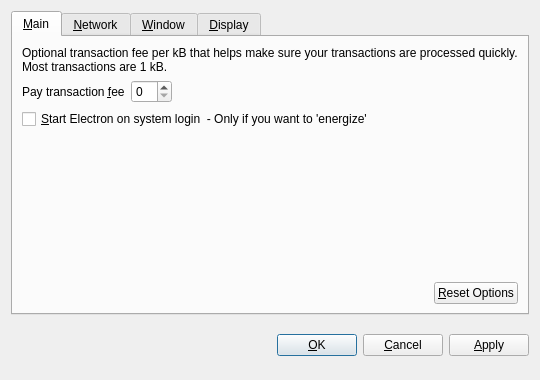
<?xml version="1.0" encoding="UTF-8"?>
<ui version="4.0">
 <class>OptionsDialog</class>
 <widget class="QDialog" name="OptionsDialog">
  <property name="geometry">
   <rect>
    <x>0</x>
    <y>0</y>
    <width>540</width>
    <height>380</height>
   </rect>
  </property>
  <property name="windowTitle">
   <string>Options</string>
  </property>
  <property name="modal">
   <bool>true</bool>
  </property>
  <layout class="QVBoxLayout" name="verticalLayout">
   <item>
    <widget class="QTabWidget" name="tabWidget">
     <property name="tabPosition">
      <enum>QTabWidget::North</enum>
     </property>
     <property name="currentIndex">
      <number>0</number>
     </property>
     <widget class="QWidget" name="tabMain">
      <attribute name="title">
       <string>&amp;Main</string>
      </attribute>
      <layout class="QVBoxLayout" name="verticalLayout_Main">
       <item>
        <widget class="QLabel" name="transactionFeeInfoLabel">
         <property name="text">
          <string>Optional transaction fee per kB that helps make sure your transactions are processed quickly. Most transactions are 1 kB.</string>
         </property>
         <property name="textFormat">
          <enum>Qt::PlainText</enum>
         </property>
         <property name="wordWrap">
          <bool>true</bool>
         </property>
        </widget>
       </item>
       <item>
        <layout class="QHBoxLayout" name="horizontalLayout_1_Main">
         <item>
          <widget class="QLabel" name="transactionFeeLabel">
           <property name="text">
            <string>Pay transaction &amp;fee</string>
           </property>
           <property name="textFormat">
            <enum>Qt::PlainText</enum>
           </property>
           <property name="buddy">
            <cstring>transactionFee</cstring>
           </property>
          </widget>
         </item>
         <item>
          <widget class="BitcoinAmountField" name="transactionFee"/>
         </item>
         <item>
          <spacer name="horizontalSpacer_1_Main">
           <property name="orientation">
            <enum>Qt::Horizontal</enum>
           </property>
           <property name="sizeHint" stdset="0">
            <size>
             <width>40</width>
             <height>20</height>
            </size>
           </property>
          </spacer>
         </item>
        </layout>
       </item>
       <item>
        <widget class="QCheckBox" name="bitcoinAtStartup">
         <property name="toolTip">
          <string>Automatically start Electron after logging in to the system.</string>
         </property>
         <property name="text">
          <string>&amp;Start Electron on system login  - Only if you want to 'energize' </string>
         </property>
        </widget>
       </item>
       <item>
        <spacer name="verticalSpacer_Main">
         <property name="orientation">
          <enum>Qt::Vertical</enum>
         </property>
         <property name="sizeHint" stdset="0">
          <size>
           <width>20</width>
           <height>40</height>
          </size>
         </property>
        </spacer>
       </item>
       <item>
        <layout class="QHBoxLayout" name="horizontalLayout_2_Main">
         <item>
          <spacer name="horizontalSpacer_2_Main">
           <property name="orientation">
            <enum>Qt::Horizontal</enum>
           </property>
           <property name="sizeHint" stdset="0">
            <size>
             <width>40</width>
             <height>20</height>
            </size>
           </property>
          </spacer>
         </item>
         <item>
          <widget class="QPushButton" name="resetButton">
           <property name="toolTip">
            <string>Reset all client options to default.</string>
           </property>
           <property name="text">
            <string>&amp;Reset Options</string>
           </property>
           <property name="autoDefault">
            <bool>false</bool>
           </property>
          </widget>
         </item>
        </layout>
       </item>
      </layout>
     </widget>
     <widget class="QWidget" name="tabNetwork">
      <attribute name="title">
       <string>&amp;Network</string>
      </attribute>
      <layout class="QVBoxLayout" name="verticalLayout_Network">
       <item>
        <widget class="QCheckBox" name="mapPortUpnp">
         <property name="toolTip">
          <string>Automatically open the Electron client port on the router. This only works when your router supports UPnP and it is enabled.</string>
         </property>
         <property name="text">
          <string>Map port using &amp;UPnP</string>
         </property>
        </widget>
       </item>
       <item>
        <widget class="QCheckBox" name="connectSocks">
         <property name="toolTip">
          <string>Connect to the Electron network through a SOCKS proxy (e.g. when connecting through Tor).</string>
         </property>
         <property name="text">
          <string>&amp;Connect through SOCKS proxy:</string>
         </property>
        </widget>
       </item>
       <item>
        <layout class="QHBoxLayout" name="horizontalLayout_Network">
         <item>
          <widget class="QLabel" name="proxyIpLabel">
           <property name="text">
            <string>Proxy &amp;IP:</string>
           </property>
           <property name="textFormat">
            <enum>Qt::PlainText</enum>
           </property>
           <property name="buddy">
            <cstring>proxyIp</cstring>
           </property>
          </widget>
         </item>
         <item>
          <widget class="QValidatedLineEdit" name="proxyIp">
           <property name="maximumSize">
            <size>
             <width>140</width>
             <height>16777215</height>
            </size>
           </property>
           <property name="toolTip">
            <string>IP address of the proxy (e.g. 127.0.0.1)</string>
           </property>
          </widget>
         </item>
         <item>
          <widget class="QLabel" name="proxyPortLabel">
           <property name="text">
            <string>&amp;Port:</string>
           </property>
           <property name="textFormat">
            <enum>Qt::PlainText</enum>
           </property>
           <property name="buddy">
            <cstring>proxyPort</cstring>
           </property>
          </widget>
         </item>
         <item>
          <widget class="QLineEdit" name="proxyPort">
           <property name="maximumSize">
            <size>
             <width>55</width>
             <height>16777215</height>
            </size>
           </property>
           <property name="toolTip">
            <string>Port of the proxy (e.g. 9050)</string>
           </property>
          </widget>
         </item>
         <item>
          <widget class="QLabel" name="socksVersionLabel">
           <property name="text">
            <string>SOCKS &amp;Version:</string>
           </property>
           <property name="textFormat">
            <enum>Qt::PlainText</enum>
           </property>
           <property name="buddy">
            <cstring>socksVersion</cstring>
           </property>
          </widget>
         </item>
         <item>
          <widget class="QValueComboBox" name="socksVersion">
           <property name="toolTip">
            <string>SOCKS version of the proxy (e.g. 5)</string>
           </property>
          </widget>
         </item>
         <item>
          <spacer name="horizontalSpacer_Network">
           <property name="orientation">
            <enum>Qt::Horizontal</enum>
           </property>
           <property name="sizeHint" stdset="0">
            <size>
             <width>40</width>
             <height>20</height>
            </size>
           </property>
          </spacer>
         </item>
        </layout>
       </item>
       <item>
        <spacer name="verticalSpacer_Network">
         <property name="orientation">
          <enum>Qt::Vertical</enum>
         </property>
         <property name="sizeHint" stdset="0">
          <size>
           <width>20</width>
           <height>40</height>
          </size>
         </property>
        </spacer>
       </item>
      </layout>
     </widget>
     <widget class="QWidget" name="tabWindow">
      <attribute name="title">
       <string>&amp;Window</string>
      </attribute>
      <layout class="QVBoxLayout" name="verticalLayout_Window">
       <item>
        <widget class="QCheckBox" name="minimizeToTray">
         <property name="toolTip">
          <string>Show only a tray icon after minimizing the window.</string>
         </property>
         <property name="text">
          <string>&amp;Minimize to the tray instead of the taskbar</string>
         </property>
        </widget>
       </item>
       <item>
        <widget class="QCheckBox" name="minimizeOnClose">
         <property name="toolTip">
          <string>Minimize instead of exit the application when the window is closed. When this option is enabled, the application will be closed only after selecting Quit in the menu.</string>
         </property>
         <property name="text">
          <string>M&amp;inimize on close</string>
         </property>
        </widget>
       </item>
       <item>
        <spacer name="verticalSpacer_Window">
         <property name="orientation">
          <enum>Qt::Vertical</enum>
         </property>
         <property name="sizeHint" stdset="0">
          <size>
           <width>20</width>
           <height>40</height>
          </size>
         </property>
        </spacer>
       </item>
      </layout>
     </widget>
     <widget class="QWidget" name="tabDisplay">
      <attribute name="title">
       <string>&amp;Display</string>
      </attribute>
      <layout class="QVBoxLayout" name="verticalLayout_Display">
       <item>
        <layout class="QHBoxLayout" name="horizontalLayout_1_Display">
         <item>
          <widget class="QLabel" name="langLabel">
           <property name="text">
            <string>User Interface &amp;language:</string>
           </property>
           <property name="textFormat">
            <enum>Qt::PlainText</enum>
           </property>
           <property name="buddy">
            <cstring>lang</cstring>
           </property>
          </widget>
         </item>
         <item>
          <widget class="QValueComboBox" name="lang">
           <property name="toolTip">
            <string>The user interface language can be set here. This setting will take effect after restarting Electron.</string>
           </property>
          </widget>
         </item>
        </layout>
       </item>
       <item>
        <layout class="QHBoxLayout" name="horizontalLayout_2_Display">
         <item>
          <widget class="QLabel" name="unitLabel">
           <property name="text">
            <string>&amp;Unit to show amounts in:</string>
           </property>
           <property name="textFormat">
            <enum>Qt::PlainText</enum>
           </property>
           <property name="buddy">
            <cstring>unit</cstring>
           </property>
          </widget>
         </item>
         <item>
          <widget class="QValueComboBox" name="unit">
           <property name="toolTip">
            <string>Choose the default subdivision unit to show in the interface and when sending coins.</string>
           </property>
          </widget>
         </item>
        </layout>
       </item>
       <item>
        <widget class="QCheckBox" name="displayAddresses">
         <property name="toolTip">
          <string>Whether to show Electron addresses in the transaction list or not.</string>
         </property>
         <property name="text">
          <string>&amp;Display addresses in transaction list</string>
         </property>
        </widget>
       </item>
       <item>
        <spacer name="verticalSpacer_Display">
         <property name="orientation">
          <enum>Qt::Vertical</enum>
         </property>
         <property name="sizeHint" stdset="0">
          <size>
           <width>20</width>
           <height>40</height>
          </size>
         </property>
        </spacer>
       </item>
      </layout>
     </widget>
    </widget>
   </item>
   <item>
    <layout class="QHBoxLayout" name="horizontalLayout_Buttons">
     <item>
      <spacer name="horizontalSpacer_1">
       <property name="orientation">
        <enum>Qt::Horizontal</enum>
       </property>
       <property name="sizeHint" stdset="0">
        <size>
         <width>40</width>
         <height>48</height>
        </size>
       </property>
      </spacer>
     </item>
     <item>
      <widget class="QLabel" name="statusLabel">
       <property name="font">
        <font>
         <weight>75</weight>
         <bold>true</bold>
        </font>
       </property>
       <property name="text">
        <string/>
       </property>
       <property name="textFormat">
        <enum>Qt::PlainText</enum>
       </property>
       <property name="wordWrap">
        <bool>true</bool>
       </property>
      </widget>
     </item>
     <item>
      <spacer name="horizontalSpacer_2">
       <property name="orientation">
        <enum>Qt::Horizontal</enum>
       </property>
       <property name="sizeHint" stdset="0">
        <size>
         <width>40</width>
         <height>48</height>
        </size>
       </property>
      </spacer>
     </item>
     <item>
      <widget class="QPushButton" name="okButton">
       <property name="text">
        <string>&amp;OK</string>
       </property>
      </widget>
     </item>
     <item>
      <widget class="QPushButton" name="cancelButton">
       <property name="text">
        <string>&amp;Cancel</string>
       </property>
       <property name="autoDefault">
        <bool>false</bool>
       </property>
      </widget>
     </item>
     <item>
      <widget class="QPushButton" name="applyButton">
       <property name="text">
        <string>&amp;Apply</string>
       </property>
       <property name="autoDefault">
        <bool>false</bool>
       </property>
      </widget>
     </item>
    </layout>
   </item>
  </layout>
 </widget>
 <customwidgets>
  <customwidget>
   <class>BitcoinAmountField</class>
   <extends>QSpinBox</extends>
   <header>bitcoinamountfield.h</header>
  </customwidget>
  <customwidget>
   <class>QValueComboBox</class>
   <extends>QComboBox</extends>
   <header>qvaluecombobox.h</header>
  </customwidget>
  <customwidget>
   <class>QValidatedLineEdit</class>
   <extends>QLineEdit</extends>
   <header>qvalidatedlineedit.h</header>
  </customwidget>
 </customwidgets>
 <resources/>
 <connections/>
</ui>
